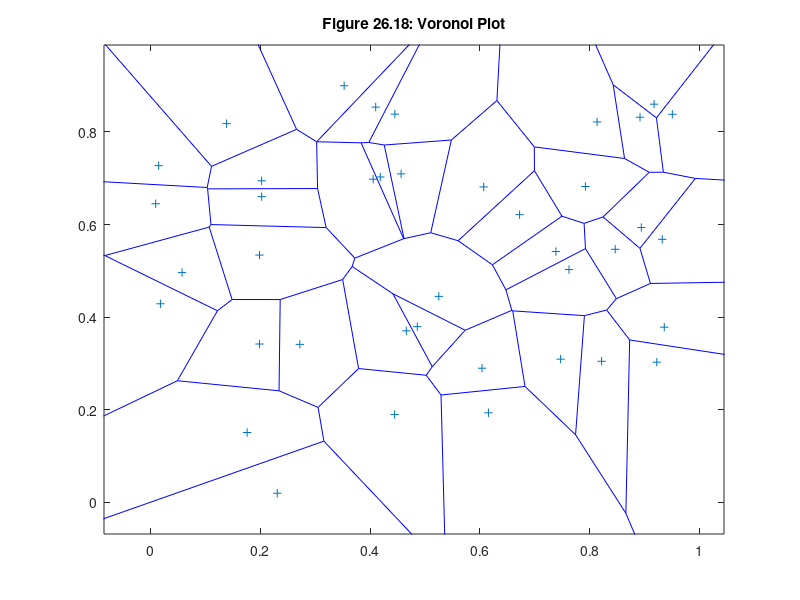

Reproduce this figure in MATLAB.
%x = rand(1,40);
%y = rand(1,40);
x=[0.95013      0.23114      0.60684      0.48598       0.8913       0.7621...
   0.45647     0.018504      0.82141       0.4447      0.61543      0.79194...
   0.92181      0.73821      0.17627      0.40571      0.93547       0.9169...
   0.41027      0.89365     0.057891      0.35287      0.81317    0.0098613...
   0.13889      0.20277      0.19872      0.60379      0.27219      0.19881...
   0.015274      0.74679       0.4451      0.93181      0.46599      0.41865...
   0.84622      0.52515      0.20265      0.67214];
y=[0.83812      0.01964      0.68128      0.37948       0.8318      0.50281...
   0.70947      0.42889      0.30462      0.18965      0.19343      0.68222...
   0.30276      0.54167      0.15087       0.6979      0.37837      0.86001...
   0.85366      0.59356      0.49655      0.89977      0.82163      0.64491...
   0.81797      0.66023      0.34197      0.28973      0.34119      0.53408...
   0.72711      0.30929       0.8385      0.56807      0.37041      0.70274...
   0.54657      0.44488      0.69457      0.62131];
z = peaks(x,y*pi);
t = delaunay(x,y);
voronoi(x,y,t)
title('Figure 26.18: Voronoi Plot')
